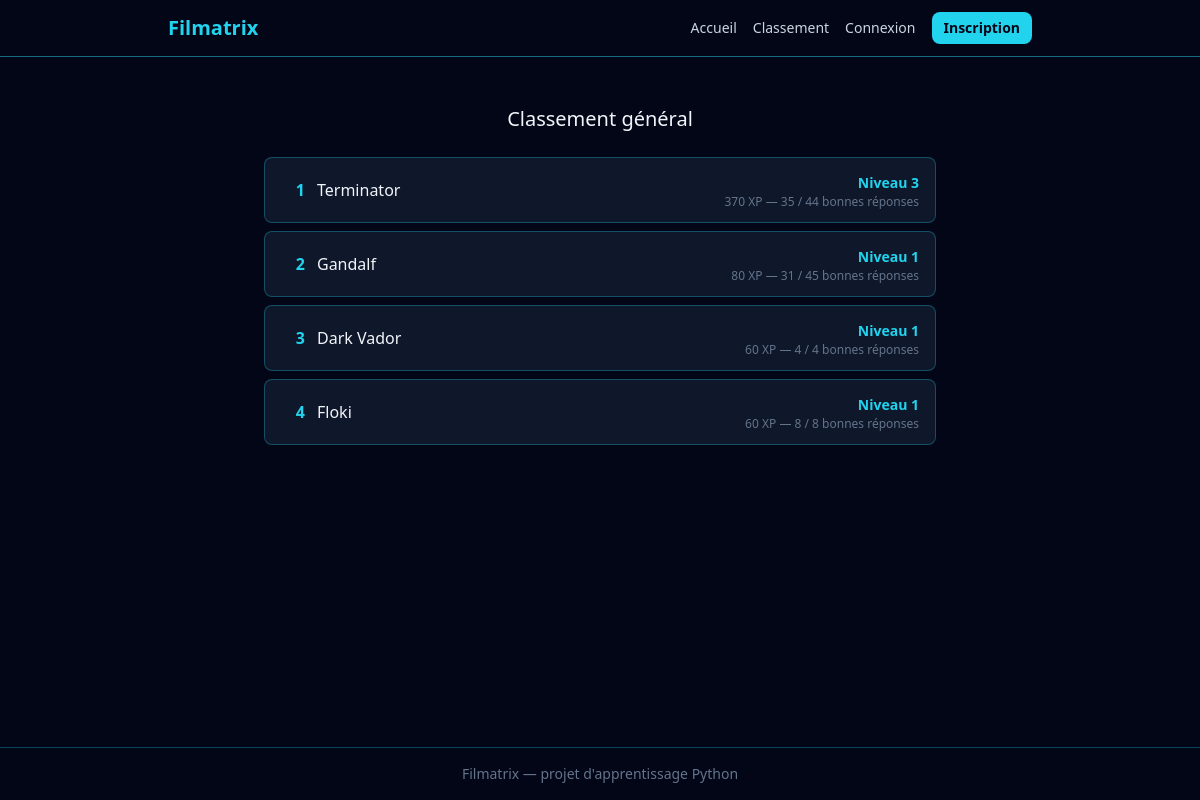
Page /classement on the earlier database version.
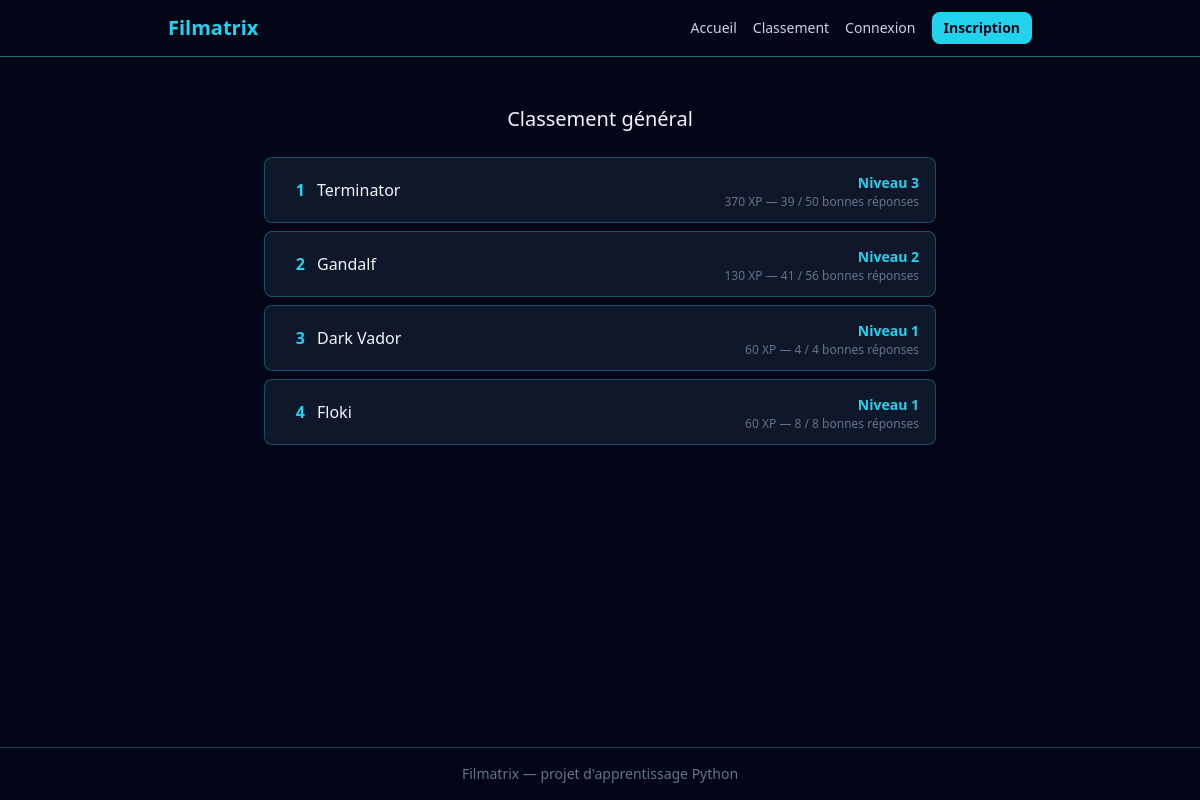
Same page on the later database version.
### src/models.py (models this page shows, shortened)
class User(db.Model, UserMixin):
    __tablename__ = "users"
    id = db.Column(db.Integer, primary_key=True)
    username = db.Column(db.String(50), unique=True, nullable=False)
    email = db.Column(db.String(120), unique=True, nullable=False)
    password_hash = db.Column(db.String(255), nullable=False)
    total_xp = db.Column(db.Integer, nullable=False, default=0)
    coins = db.Column(db.Integer, nullable=False, default=0)
    equipped_title = db.Column(db.String(50), nullable=True)

### app.py (the view)
    @app.route("/classement")
    def leaderboard() -> str:
        results = (
                db.session.query(
                        User.username,
                        User.total_xp,
                        func.count(Attempt.id).label("total"),
                        func.sum(db.case((Attempt.is_correct, 1), else_=0)).label("correct"),
                    )
                    .join(Attempt, Attempt.user_id == User.id)
                    .group_by(User.id)
                    .order_by(User.total_xp.desc())
                    .all()
            )
        leaderboard_entries = []
        for result in results:
            level_info = calculate_level(result.total_xp)
            leaderboard_entries.append(
                {
                    "username": result.username,
                    "total_xp": result.total_xp,
                    "level": level_info["level"],
                    "total": result.total,
                    "correct": result.correct,
                }
            )
        return render_template("classement.html", results=leaderboard_entries)

### app.py (called while the page is built)
def calculate_level(total_xp: int) -> dict:
        level = 1
        xp_for_next_level = 100
        xp_already_spent = 0
        while total_xp - xp_already_spent >= xp_for_next_level:
            xp_already_spent += xp_for_next_level
            level += 1
            xp_for_next_level = 100 * level
        xp_in_current_level = total_xp - xp_already_spent
        return {
            "level": level,
            "xp_in_current_level": xp_in_current_level,
            "xp_for_next_level": xp_for_next_level,
            }

### templates/classement.html
{% extends "base.html" %}
{% block content %}
<div class="max-w-2xl mx-auto mt-8">
    <h2 class="text-xl mb-6 text-center">Classement général</h2>
    {% if results %}
    <div class="flex flex-col gap-2">
        {% for result in results %}
        <div class="flex items-center justify-between bg-slate-900 border border-cyan-400/30 rounded-lg px-4 py-3">
            <div class="flex items-center gap-3">
                <span class="text-cyan-400 font-bold w-6 text-right">{{ loop.index }}</span>
                <span>{{ result.username }}</span>
            </div>
            <div class="text-right">
                <span class="text-cyan-400 font-bold text-sm">Niveau {{ result.level }}</span>
                    <p class="text-slate-500 text-xs">{{ result.total_xp }} XP — {{ result.correct }} / {{ result.total }} bonnes réponses</p>
            </div>
        </div>
        {% endfor %}
    </div>
    {% else %}
    <p class="text-slate-500 text-center">Aucune partie jouée pour le moment.</p>
    {% endif %}
</div>
{% endblock %}

### templates/base.html (shortened to what this page needs)
<!DOCTYPE html>
<html lang="fr">
<head>
    <link rel="stylesheet" href="{{ url_for('static', filename='css/output.css') }}">
</head>
<body class="bg-slate-950 text-slate-100 min-h-screen flex flex-col">
    <header class="border-b border-cyan-400/50">
    <nav class="max-w-4xl mx-auto px-4 py-3">
        <div class="flex items-center justify-between">
            <a href="{{ url_for('home') }}" class="text-xl font-bold text-cyan-400">
                Filmatrix
            </a>
            <div class="flex items-center gap-4">
                <div class="hidden md:flex items-center gap-4 text-sm">
                    <a href="{{ url_for('home') }}" class="text-slate-300 hover:text-cyan-400 transition">Accueil</a>
                    <a href="{{ url_for('leaderboard') }}" class="text-slate-300 hover:text-cyan-400 transition">Classement</a>
                    {% if current_user.is_authenticated %}
                        <a href="{{ url_for('profile') }}" class="text-slate-300 hover:text-cyan-400 transition">Mon profil</a>
                        <a href="{{ url_for('shop') }}" class="text-slate-300 hover:text-cyan-400 transition">Boutique</a>
                        <a href="{{ url_for('logout') }}" class="text-slate-300 hover:text-cyan-400 transition">Déconnexion</a>
                    {% else %}
                        <a href="{{ url_for('login') }}" class="text-slate-300 hover:text-cyan-400 transition">Connexion</a>
                        <a href="{{ url_for('register') }}" class="bg-cyan-400 hover:bg-cyan-300 text-slate-950 font-bold px-3 py-1.5 rounded-lg transition">Inscription</a>
                    {% endif %}
                </div>
            </div>
        </div>
    </nav>
</header>
    <main class="flex-1 p-4">
        {% block content %}{% endblock %}
    </main>
    <footer class="border-t border-cyan-400/30 text-center text-slate-500 text-sm py-4">
        Filmatrix — projet d'apprentissage Python
    </footer>
</body>
</html>

Differences in the rows shown:
computed for User "Terminator": correct "35" → "39"; total "44" → "50"
changed User "Gandalf": level "1" → "2"; total_xp "80" → "130"; correct "31" → "41"; total "45" → "56"
